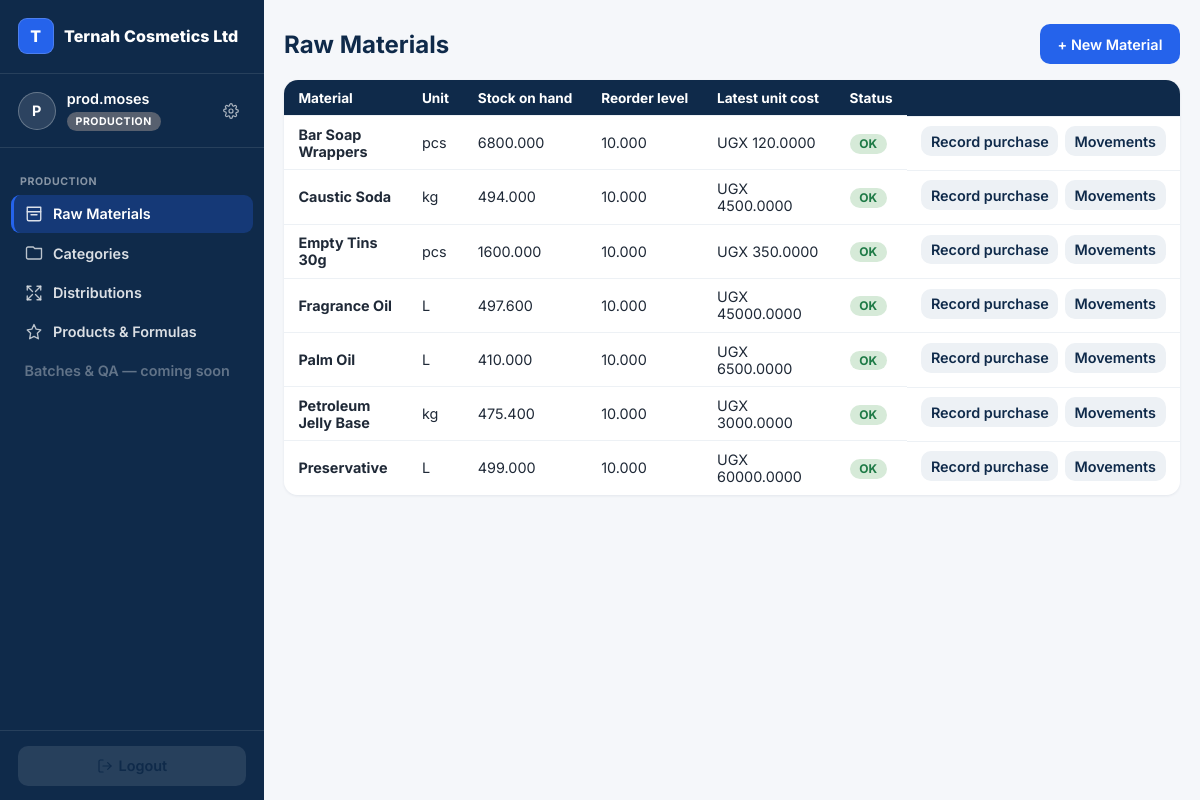
/production/raw-materials/ (signed in), run on the app's committed database.
### accounts/models.py (models this page shows, shortened)
class User(AbstractUser):
    ROLES = [
        ("OWNER", "Owner"),                # reports only
        ("MANAGER", "Manager"),            # outlet manager; can switch views
        ("CASHIER", "Cashier"),
        ("SALES_REP", "Sales Person / Rep"),
        ("PRODUCTION", "Production"),
    ]
    business = models.ForeignKey("platformadmin.Business", null=True, blank=True,
                                 on_delete=models.CASCADE, related_name="users")
    branch = models.ForeignKey("core.Branch", null=True, blank=True,
                               on_delete=models.SET_NULL, related_name="users")
    role = models.CharField(max_length=15, choices=ROLES, default="CASHIER")
    can_swap = models.BooleanField(default=False)    # False -> swap goes through PendingAction
    can_refund = models.BooleanField(default=False)
    phone = models.CharField(max_length=30, blank=True)
    modules = models.ManyToManyField("platformadmin.Module", blank=True, related_name="users_with_access",
                                     help_text="Which of the business's subscribed modules this user can open.")
    allowed_tiers = models.JSONField(default=list, blank=True,
                                     help_text="Which product price tiers (RETAIL/WHOLESALE/DISTRIBUTION/CUSTOM) "
                                                "this seller may use at the POS.")
    def switchable_views(self):
        if self.role != "MANAGER":
            return []

### platformadmin/models.py (models this page shows, shortened)
class Business(models.Model):
    name = models.CharField(max_length=150)                     # factory name — brands navbar + receipts
    slug = models.SlugField(unique=True)
    business_type = models.CharField(max_length=20, choices=[("FACTORY", "Factory Mode")], default="FACTORY")
    contact_email = models.EmailField()
    contact_phone = models.CharField(max_length=30, blank=True)
    address = models.TextField(blank=True)
    is_active = models.BooleanField(default=True)               # master switch — False = soft-locked
    trial_expires_at = models.DateTimeField(null=True, blank=True)
    subscription_expires_at = models.DateTimeField(null=True, blank=True)
    token_balance = models.PositiveIntegerField(default=0)      # 1 token = 1 cycle of 1 module
    created_at = models.DateTimeField(auto_now_add=True)
    class Meta:
        verbose_name_plural = "businesses"

### production/models.py (models this page shows, shortened)
class RawMaterial(TimeStamped):
    business = models.ForeignKey("platformadmin.Business", on_delete=models.CASCADE)
    name = models.CharField(max_length=120)
    unit_of_measure = models.CharField(max_length=10, choices=[
        ("L", "Litres"), ("ml", "Millilitres"), ("kg", "Kilograms"), ("g", "Grams"), ("pcs", "Pieces")])
    reorder_level = models.DecimalField(max_digits=12, decimal_places=3, default=0)
    def current_stock(self):
        return self.purchases.aggregate(s=models.Sum("remaining_quantity"))["s"] or Decimal("0")
    def latest_unit_cost(self):
        p = self.purchases.order_by("-purchase_date").first()
        return p.unit_cost if p else Decimal("0")

### production/views.py (the view)
# urls.py: path("raw-materials/", views.raw_material_list, name="raw_materials"),
@production_staff_required
def raw_material_list(request):
    biz = request.user.business
    materials = list(RawMaterial.objects.filter(business=biz).order_by("name"))
    for m in materials:
        m.stock = m.current_stock()
        m.cost = m.latest_unit_cost()
        m.low = m.stock <= m.reorder_level
    return render(request, "production/raw_materials.html", {"materials": materials})

### accounts/context_processors.py (called while the page is built)
def active_view(request):
    user = getattr(request, "user", None)
    return {
        "active_view": getattr(request, "active_view", None),
        "switchable_views": user.switchable_views() if user and user.is_authenticated else [],
    }

### templates/production/raw_materials.html (shortened to what this page needs)
{% extends "base.html" %}
{% block content %}
<div class="page-head">
  <h2>Raw Materials</h2>
  <a class="btn" href="{% url 'production:raw_material_create' %}">+ New Material</a>
</div>
<div class="table-scroll">
<table class="list">
  <tr><th>Material</th><th>Unit</th><th>Stock on hand</th><th>Reorder level</th><th>Latest unit cost</th><th>Status</th><th></th></tr>
  {% for m in materials %}
  <tr>
    <td><strong>{{ m.name }}</strong></td>
    <td>{{ m.unit_of_measure }}</td>
    <td>{{ m.stock|floatformat:3 }}</td>
    <td>{{ m.reorder_level|floatformat:3 }}</td>
    <td>UGX {{ m.cost|floatformat:4 }}</td>
    <td>{% if m.low %}<span class="pill locked">Reorder</span>{% else %}<span class="pill active">OK</span>{% endif %}</td>
    <td style="display:flex;gap:.4rem">
      <a class="btn ghost" style="background:#EDF1F5;color:var(--ternah-navy);padding:.4rem .6rem;min-height:auto" href="{% url 'production:raw_material_purchase' m.pk %}">Record purchase</a>
      <a class="btn ghost" style="background:#EDF1F5;color:var(--ternah-navy);padding:.4rem .6rem;min-height:auto" href="{% url 'production:raw_material_movements' m.pk %}">Movements</a>
    </td>
  </tr>
  {% empty %}<tr><td colspan="7" style="color:var(--muted)">No raw materials yet.</td></tr>{% endfor %}
</table>
</div>
{% endblock %}

### templates/base.html (shortened to what this page needs)
<!DOCTYPE html>
<html lang="en">
<head>
</head>
<body>
{% if request.user.is_authenticated %}
  <div class="app-shell">
    <aside class="sidebar">
      <div class="sidebar-brand">
        <span class="brand-mark" aria-hidden="true">{{ request.user.business.name|default:"Ternah for Factories"|first|upper }}</span>
        <span class="brand-name">{{ request.user.business.name|default:"Ternah for Factories" }}</span>
      </div>
      <div class="sidebar-identity">
        <span class="avatar" aria-hidden="true">{{ request.user.username|first|upper }}</span>
        <div class="identity-text">
          <span class="identity-name">{{ request.user.username }}</span>
          {% if request.user.is_superuser %}
            <span class="role-pill role-super">Platform Admin</span>
          {% else %}
            <span class="role-pill role-{{ request.user.role|lower }}">{{ request.user.get_role_display }}</span>
          {% endif %}
        </div>
        <a class="settings-link" href="{% url 'password_change' %}" title="Change password" aria-label="Change password">
        </a>
      </div>
      <nav class="sidebar-nav">
        {% if request.user.is_superuser %}
          <div class="nav-section-label">Platform</div>
          <a class="nav-link {% if request.resolver_match.namespace == 'platformadmin' and request.resolver_match.url_name == 'dashboard' %}active{% endif %}"
             href="{% url 'platformadmin:dashboard' %}">
            <svg width="18" height="18" viewBox="0 0 24 24" fill="none" stroke="currentColor" stroke-width="1.8" stroke-linecap="round" stroke-linejoin="round"><rect x="4" y="3" width="16" height="18" rx="1.5"/><path d="M9 21v-4h6v4"/><path d="M8 7h.01M12 7h.01M16 7h.01M8 11h.01M12 11h.01M16 11h.01"/></svg>
            Tenants
          </a>
          <a class="nav-link {% if request.resolver_match.namespace == 'platformadmin' and request.resolver_match.url_name == 'onboard' %}active{% endif %}"
             href="{% url 'platformadmin:onboard' %}">
            <svg width="18" height="18" viewBox="0 0 24 24" fill="none" stroke="currentColor" stroke-width="1.8" stroke-linecap="round" stroke-linejoin="round"><circle cx="12" cy="12" r="9"/><path d="M12 8v8M8 12h8"/></svg>
            Onboard a Factory
          </a>
        {% elif request.user.role == "PRODUCTION" %}
          <div class="nav-section-label">Production</div>
          <a class="nav-link {% if request.resolver_match.namespace == 'production' and request.resolver_match.url_name == 'raw_materials' or request.resolver_match.url_name == 'raw_material_create' or request.resolver_match.url_name == 'raw_material_purchase' or request.resolver_match.url_name == 'raw_material_movements' %}active{% endif %}"
             href="{% url 'production:raw_materials' %}">
            <svg width="18" height="18" viewBox="0 0 24 24" fill="none" stroke="currentColor" stroke-width="1.8" stroke-linecap="round" stroke-linejoin="round"><path d="M3 3h18v6H3z"/><path d="M3 9v10a2 2 0 0 0 2 2h14a2 2 0 0 0 2-2V9"/><path d="M8 13h8"/></svg>
            Raw Materials
          </a>
          <a class="nav-link {% if request.resolver_match.namespace == 'production' and request.resolver_match.url_name == 'categories' %}active{% endif %}"
             href="{% url 'production:categories' %}">
            <svg width="18" height="18" viewBox="0 0 24 24" fill="none" stroke="currentColor" stroke-width="1.8" stroke-linecap="round" stroke-linejoin="round"><path d="M4 4h7l2 2h9v12a2 2 0 0 1-2 2H4a2 2 0 0 1-2-2V6a2 2 0 0 1 2-2z"/></svg>
            Categories
          </a>
          <a class="nav-link {% if request.resolver_match.namespace == 'production' and request.resolver_match.url_name == 'distributions' or request.resolver_match.url_name == 'distribution_create' %}active{% endif %}"
             href="{% url 'production:distributions' %}">
            <svg width="18" height="18" viewBox="0 0 24 24" fill="none" stroke="currentColor" stroke-width="1.8" stroke-linecap="round" stroke-linejoin="round"><path d="M16 3h5v5"/><path d="M8 3H3v5"/><path d="M3 16v5h5"/><path d="M21 16v5h-5"/><path d="M3 3l7 7M21 3l-7 7M3 21l7-7M21 21l-7-7"/></svg>
            Distributions
          </a>
          <a class="nav-link "
             href="{% url 'production:product_list' %}">
            <svg width="18" height="18" viewBox="0 0 24 24" fill="none" stroke="currentColor" stroke-width="1.8" stroke-linecap="round" stroke-linejoin="round"><path d="M12 2l2.9 6.26L21 9.27l-4.5 4.39L17.8 21 12 17.77 6.2 21l1.3-7.34L3 9.27l6.1-1.01z"/></svg>
            Products & Formulas
          </a>
          <span class="nav-link disabled">Batches & QA — coming soon</span>
        {% else %}
          <div class="nav-section-label">{{ request.user.get_role_display }}</div>
          <span class="nav-link disabled">Screens coming soon</span>
        {% endif %}
      </nav>
      <div class="sidebar-footer">
        <form method="post" action="{% url 'logout' %}">{% csrf_token %}
          <button class="btn ghost" type="submit">
            <svg width="16" height="16" viewBox="0 0 24 24" fill="none" stroke="currentColor" stroke-width="1.8" stroke-linecap="round" stroke-linejoin="round"><path d="M9 21H5a2 2 0 0 1-2-2V5a2 2 0 0 1 2-2h4"/><path d="M16 17l5-5-5-5"/><path d="M21 12H9"/></svg>
            Logout
          </button>
        </form>
      </div>
    </aside>
    <div class="main-col">
      <main>
{% endif %}
{% block content %}{% endblock %}
{% if request.user.is_authenticated %}
      </main>
    </div>
  </div>
{% endif %}
</body>
</html>

### data on the page
User: user.business.name|first "T", user.business.name "Ternah Cosmetics Ltd", user.username|first "P", user.username "prod.moses", user.role "PRODUCTION"
RawMaterial: name "Bar Soap Wrappers", unit_of_measure "pcs", stock "6800.000", reorder_level "10.000", cost "120.0000", shows "OK"
RawMaterial: name "Caustic Soda", unit_of_measure "kg", stock "494.000", reorder_level "10.000", cost "4500.0000", shows "OK"
RawMaterial: name "Empty Tins 30g", unit_of_measure "pcs", stock "1600.000", reorder_level "10.000", cost "350.0000", shows "OK"
RawMaterial: name "Fragrance Oil", unit_of_measure "L", stock "497.600", reorder_level "10.000", cost "45000.0000", shows "OK"
RawMaterial: name "Palm Oil", unit_of_measure "L", stock "410.000", reorder_level "10.000", cost "6500.0000", shows "OK"
RawMaterial: name "Petroleum Jelly Base", unit_of_measure "kg", stock "475.400", reorder_level "10.000", cost "3000.0000", shows "OK"
RawMaterial: name "Preservative", unit_of_measure "L", stock "499.000", reorder_level "10.000", cost "60000.0000", shows "OK"
